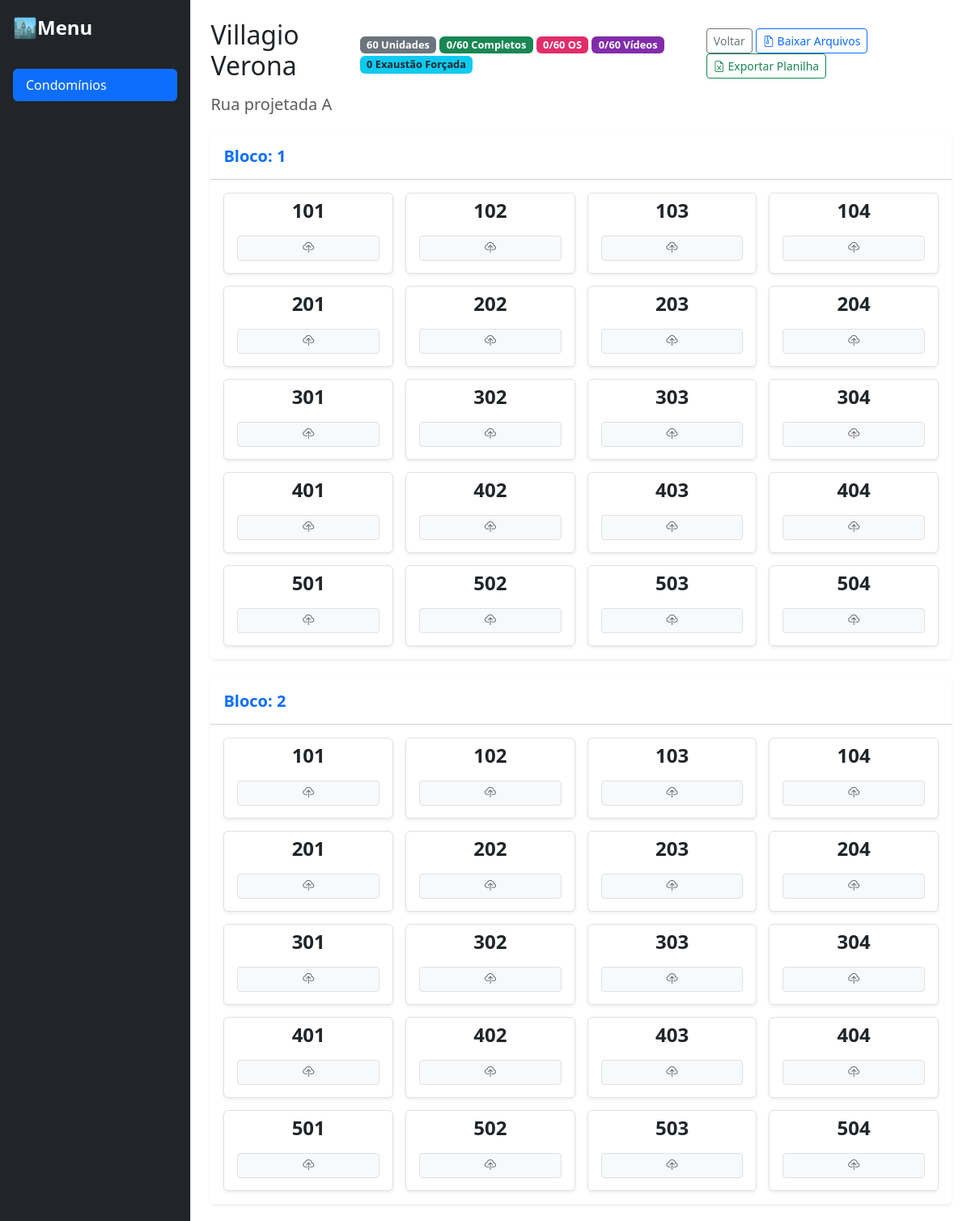
/condominio/3/ (signed in, upper part), run on the app's committed database.
### core/models.py (models this page shows, shortened)
class Condominio(models.Model):
    nome = models.CharField(max_length=100)
    endereco = models.CharField(max_length=255, blank=True)
    data_criacao = models.DateTimeField()
    data_inicio = models.DateField(null=True, blank=True, verbose_name="Início do Serviço")
    data_fim = models.DateField(null=True, blank=True, verbose_name="Fim do Serviço")
    usuarios = models.ManyToManyField(User, blank=True, related_name='condominios', help_text="Usuários que podem ver TODOS os blocos deste condomínio.")
    qtd_andares_padrao = models.PositiveIntegerField(default=0, help_text="Padrão para os blocos deste condomínio")
    qtd_ap_por_andar_padrao = models.PositiveIntegerField(default=0, help_text="Padrão de aptos por andar")
    qtd_saloes_festas = models.PositiveIntegerField(default=0, verbose_name="Qtd. Salões de Festas", help_text="Cria automaticamente um bloco de Áreas Comuns")
    @property
    def total_apartamentos(self):
        return Apartamento.objects.filter(bloco__condominio=self).count()
    @property
    def total_os(self):
        from .models import Apartamento
        return Apartamento.objects.filter(bloco__condominio=self, arquivos__tipo='OS').distinct().count()
    @property
    def total_videos(self):
        from .models import Apartamento
        return Apartamento.objects.filter(bloco__condominio=self, arquivos__tipo='VIDEO').distinct().count()
    @property
    def total_completos(self):
        from .models import Apartamento
        return Apartamento.objects.filter(
            bloco__condominio=self, arquivos__tipo='OS'
        ).filter(arquivos__tipo='VIDEO').distinct().count()
    @property
    def total_exaustao(self):
        from .models import Apartamento
        return Apartamento.objects.filter(
            bloco__condominio=self,
            arquivos__tipo__in=['OS_EX', 'VIDEO_EX']
        ).distinct().count()

class Bloco(models.Model):
    condominio = models.ForeignKey('Condominio', on_delete=models.CASCADE, related_name='blocos')
    nome = models.CharField(max_length=50)
    qtd_andares = models.PositiveIntegerField(null=True, blank=True, help_text="Quantos andares tem o prédio?")
    qtd_ap_por_andar = models.PositiveIntegerField(null=True, blank=True, help_text="Quantos apartamentos por andar?")
    inicio_numeracao = models.PositiveIntegerField(default=101, help_text="Qual é o primeiro apartamento? ex: 101")
    usuarios = models.ManyToManyField(User, blank=True, related_name='blocos_atribuidos', help_text="Equipes/Usuários restritos apenas a este bloco.")

class Apartamento(models.Model):
    bloco = models.ForeignKey(Bloco, on_delete=models.CASCADE, related_name='apartamentos')
    numero = models.CharField(max_length=10)
    naturgy = models.BooleanField(default=False)
    ap_2p6 = models.BooleanField(default=False)
    morador = models.CharField(max_length=100, blank=True, verbose_name="Nome do Morador")
    tecnico = models.CharField(max_length=100, blank=True, verbose_name="Técnico Responsável")
    equipamento = models.CharField(max_length=200, blank=True, verbose_name="Equipamento(s)", help_text="Ex: Fogão 4 bocas, Aquecedor Lorenzetti")
    observacoes = models.TextField(blank=True, verbose_name="Observações / Impedimentos")
    @property
    def tem_os(self):
        return self.arquivos.filter(tipo='OS').exists()
    @property
    def tem_video(self):
        return self.arquivos.filter(tipo='VIDEO').exists()
    exaustao_forcada = models.BooleanField(default=False)
    @property
    def tem_os_ex(self):
        return self.arquivos.filter(tipo='OS_EX').exists()
    @property
    def tem_video_ex(self):
        return self.arquivos.filter(tipo='VIDEO_EX').exists()
    @property
    def pendente_parcial(self):
        pendencia_padrao = (self.tem_os and not self.tem_video) or (self.tem_video and not self.tem_os)
        tem_algum_ex = self.tem_os_ex or self.tem_video_ex
        pendencia_exaustao = tem_algum_ex and not (self.tem_os_ex and self.tem_video_ex)
        return pendencia_padrao or pendencia_exaustao
    class Meta:
        ordering = ['numero']

### core/views.py (the view, shortened to what this page needs)
# urls.py: path('condominio/<int:pk>/', views.detalhe_condominio, name='detalhe_condominio'),
@login_required(login_url='/login/')
def detalhe_condominio(request, pk):
    condominio = get_object_or_404(Condominio, pk=pk)
    if request.user.is_superuser or request.user in condominio.usuarios.all():
        blocos_permitidos = condominio.blocos.all() # Vê todos
    else:
        blocos_permitidos = condominio.blocos.filter(usuarios=request.user) # Vê só os dele
    contexto = {
        'condominio': condominio,
        'blocos_permitidos': blocos_permitidos, # Enviamos a lista filtrada pro HTML
    }
    return render(request, 'core/detalhe_condominio.html', contexto)

### core/templates/core/detalhe_condominio.html (shortened to what this page needs)
{% extends 'core/base.html' %}
{% block conteudo %}
<form method="POST" action="{% url 'detalhe_condominio' condominio.pk %}">
    <div class="d-flex justify-content-between align-items-center mb-2 cabecalho-acoes">
        <h2>{{ condominio.nome }}</h2>
        <div>
            <span class="badge bg-secondary" style="font-size: 0.8em;">
                {{ condominio.total_apartamentos }} Unidades
            </span>
            <span class="badge bg-success" style="font-size: 0.8em;">
                {{ condominio.total_completos }}/{{ condominio.total_apartamentos }} Completos
            </span>
            <span class="badge badge-os" style="font-size: 0.8em;">
                {{ condominio.total_os }}/{{ condominio.total_apartamentos }} OS
            </span>
            <span class="badge badge-video" style="font-size: 0.8em;">
                {{ condominio.total_videos }}/{{ condominio.total_apartamentos }} Vídeos
            </span>
            <span class="badge bg-info text-dark" style="font-size: 0.8em;">
                {{ condominio.total_exaustao }} Exaustão Forçada
            </span>
        </div>
        <div>
            <a href="{% url 'index' %}" class="btn btn-outline-secondary btn-sm">Voltar</a>
            <a href="{% url 'baixar_arquivos' condominio.pk %}" class="btn btn-outline-primary btn-sm me-2">
                <i class="bi bi-file-earmark-zip"></i> Baixar Arquivos
            </a>
            <a href="{% url 'exportar_planilha' condominio.pk %}" class="btn btn-outline-success btn-sm me-2">
                <i class="bi bi-file-earmark-excel"></i> Exportar Planilha
            </a>
        </div>
    </div>
    <h5 class="text-muted mb-4">{{ condominio.endereco }}</h5>
    <div class="area-blocos">
        {% for bloco in blocos_permitidos %}
            <div class="card mb-4 border-0 shadow-sm">
                <div class="card-header bg-white py-3">
                    <h5 class="mb-0 text-primary fw-bold">Bloco: {{ bloco.nome }}</h5>
                </div>
                <div class="card-body">
                    <div class="grid-dinamico" style="--colunas: {{ bloco.qtd_ap_por_andar|default:4 }};">
                        {% for apto in bloco.apartamentos.all %}
                            <div class="rounded bg-white shadow-sm apto-card {% if apto.pendente_parcial %}border border-warning border-2{% else %}border{% endif %}">
                                <h5 class="mb-0 fw-bold text-dark text-center px-1 {% if apto.numero|length > 5 %}fs-6{% else %}fs-4{% endif %}">
                                    {{ apto.numero }}
                                </h5>
                                <div class="mt-3 w-100 px-3 pb-2">
                                    <div class="modo-upload">
                                        <a href="{% url 'ficha_apartamento' pk=apto.pk %}" class="btn btn-sm btn-light w-100 border text-muted d-block">
                                            <i class="bi bi-cloud-upload"></i>
                                        </a>
                                    </div>
                                </div>
                            </div>
                            {% endfor %}
                    </div>
                </div>
            </div>
        {% empty %}
            <p>Este condomínio ainda não possui blocos cadastrados.</p>
        {% endfor %}
    </div>
</form>
{% endblock %}

### core/templates/core/detalhe_condominio.html (style rules this page uses)
.grid-dinamico { display: grid; grid-template-columns: repeat(var(--colunas, 4), 1fr); gap: 15px; }
.apto-card { position: relative; min-height: 100px; display: flex; flex-direction: column; justify-content: center; align-items: center; transition: transform 0.2s; }
.badge-os { background-color: #e22d6a !important; color: white; }
.badge-video { background-color: #822caa !important; color: white; }

### data on the page
Condominio: nome "Villagio Verona", total_apartamentos "60", total_completos "0", total_os "0", total_videos "0", total_exaustao "0", endereco "Rua projetada A"
Bloco: nome "1", {{ bloco.qtd_ap_por_andar|default:4 }} 4 (drawn)
Apartamento: numero "101"
Apartamento: numero "102"
Apartamento: numero "103"
Apartamento: numero "104"
Apartamento: numero "201"
Apartamento: numero "202"
Apartamento: numero "203"
Apartamento: numero "204"
Apartamento: numero "301"
Apartamento: numero "302"
Apartamento: numero "303"
Apartamento: numero "304"
Apartamento: numero "401"
Apartamento: numero "402"
Apartamento: numero "403"
Apartamento: numero "404"
Apartamento: numero "501"
Apartamento: numero "502"
Apartamento: numero "503"
Apartamento: numero "504"
Bloco: nome "2", {{ bloco.qtd_ap_por_andar|default:4 }} 4 (drawn)
Apartamento: numero "101"
Apartamento: numero "102"
Apartamento: numero "103"
Apartamento: numero "104"
Apartamento: numero "201"
Apartamento: numero "202"
Apartamento: numero "203"
Apartamento: numero "204"
Apartamento: numero "301"
Apartamento: numero "302"
Apartamento: numero "303"
Apartamento: numero "304"
Apartamento: numero "401"
Apartamento: numero "402"
Apartamento: numero "403"
Apartamento: numero "404"
Apartamento: numero "501"
Apartamento: numero "502"
Apartamento: numero "503"
Apartamento: numero "504"
